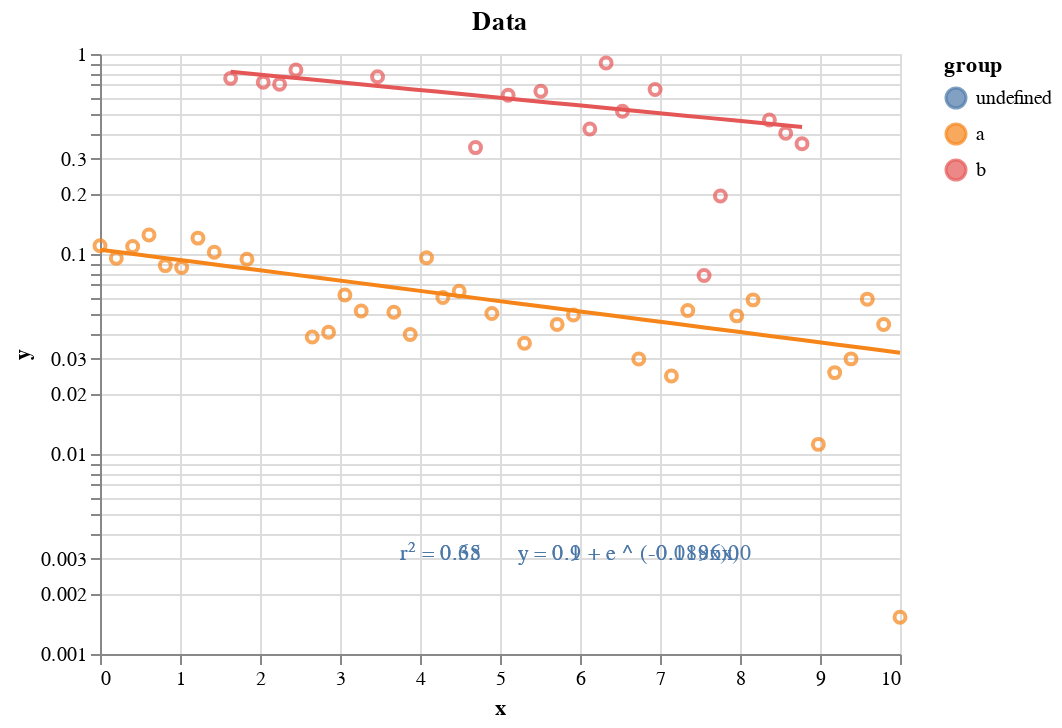

The cell this chart's notebook holds for it:
### Markdown cell above
## Typical Regression Example:

I cannot find the source for this example that I found on the web.

### Code cell
np.random.seed(42)
x = np.linspace(0, 10)
y = np.e ** (-0.1 *x)  + np.random.randn(len(x)) / 5
group = np.random.choice(['a','b'],len(x))

df = pd.DataFrame({'x': x, 'y': y, 'group': group})
df.loc[df.group == 'a', 'y'] *= 0.1 


chart = alt.Chart(df).mark_point().encode(
    x='x',
    y= alt.Y('y',scale = alt.Scale(type= 'log')),
    color='group'

).properties(
    title="Data",
)


Reg_Line = chart.transform_regression('x', 'y',
                                      method="exp",
                                      groupby=["group"]
).mark_line()

Reg_Params = chart.transform_regression('x', 'y',
                                     method="exp",
                                     groupby=["group"],
                                     params=True   
).mark_text(align='left', lineBreak='\n'
).encode(
    x=alt.value(150),  # pixels from left
    y=alt.value(250),  # pixels from top
    text='params:N'
).transform_calculate(
    params='"r² = " + round(datum.rSquared * 100)/100 + \
    "      y = " + round(datum.coef[0] * 10)/10 + " + e ^ (" + \
    round(datum.coef[1] * 10000)/10000 + "x" + ")" + \n + " "')

chart + Reg_Line + Reg_Params

### Figure 1 — Vega-Lite specification as saved in the notebook (floating-point values rounded to 4 significant figures)
{"config": {"view": {"continuousWidth": 400, "continuousHeight": 300}}, "layer": [{"mark": "point", "encoding": {"color": {"type": "nominal", "field": "group"}, "x": {"type": "quantitative", "field": "x"}, "y": {"type": "quantitative", "field": "y", "scale": {"type": "log"}}}, "title": "Data"}, {"mark": "line", "encoding": {"color": {"type": "nominal", "field": "group"}, "x": {"type": "quantitative", "field": "x"}, "y": {"type": "quantitative", "field": "y", "scale": {"type": "log"}}}, "title": "Data", "transform": [{"on": "x", "regression": "y", "groupby": ["group"], "method": "exp"}]}, {"mark": {"type": "text", "align": "left", "lineBreak": "\n"}, "encoding": {"color": {"type": "nominal", "field": "group"}, "text": {"type": "nominal", "field": "params"}, "x": {"value": 150}, "y": {"value": 250}}, "title": "Data", "transform": [{"on": "x", "regression": "y", "groupby": ["group"], "method": "exp", "params": true}, {"calculate": "\"r² = \" + round(datum.rSquared * 100)/100 +     \"      y = \" + round(datum.coef[0] * 10)/10 + \" + e ^ (\" +     round(datum.coef[1] * 10000)/10000 + \"x\" + \")\" + \n + \" \"", "as": "params"}]}], "data": {"name": "data-8752f46a263d2a9b66090becab753a84"}, "$schema": "https://vega.github.io/schema/vega-lite/v4.8.1.json", "datasets": {"data-8752f46a263d2a9b66090becab753a84": [{"x": 0.0, "y": 0.1099, "group": "a"}, {"x": 0.2041, "y": 0.09521, "group": "a"}, {"x": 0.4082, "y": 0.109, "group": "a"}, {"x": 0.6122, "y": 0.1245, "group": "a"}, {"x": 0.8163, "y": 0.08748, "group": "a"}, {"x": 1.02, "y": 0.08562, "group": "a"}, {"x": 1.224, "y": 0.1201, "group": "a"}, {"x": 1.429, "y": 0.102, "group": "a"}, {"x": 1.633, "y": 0.7555, "group": "b"}, {"x": 1.837, "y": 0.09407, "group": "a"}, {"x": 2.041, "y": 0.7227, "group": "b"}, {"x": 2.245, "y": 0.7058, "group": "b"}, {"x": 2.449, "y": 0.8312, "group": "b"}, {"x": 2.653, "y": 0.03843, "group": "a"}, {"x": 2.857, "y": 0.04065, "group": "a"}, {"x": 3.061, "y": 0.06238, "group": "a"}, {"x": 3.265, "y": 0.05189, "group": "a"}, {"x": 3.469, "y": 0.7697, "group": "b"}, {"x": 3.673, "y": 0.0511, "group": "a"}, {"x": 3.878, "y": 0.03961, "group": "a"}, {"x": 4.082, "y": 0.0958, "group": "a"}, {"x": 4.286, "y": 0.06063, "group": "a"}, {"x": 4.49, "y": 0.06518, "group": "a"}, {"x": 4.694, "y": 0.3404, "group": "b"}, {"x": 4.898, "y": 0.05039, "group": "a"}, {"x": 5.102, "y": 0.6226, "group": "b"}, {"x": 5.306, "y": 0.0358, "group": "a"}, {"x": 5.51, "y": 0.6515, "group": "b"}, {"x": 5.714, "y": 0.04446, "group": "a"}, {"x": 5.918, "y": 0.0495, "group": "a"}, {"x": 6.122, "y": 0.4218, "group": "b"}, {"x": 6.327, "y": 0.9016, "group": "b"}, {"x": 6.531, "y": 0.5178, "group": "b"}, {"x": 6.735, "y": 0.02984, "group": "a"}, {"x": 6.939, "y": 0.6641, "group": "b"}, {"x": 7.143, "y": 0.02454, "group": "a"}, {"x": 7.347, "y": 0.05214, "group": "a"}, {"x": 7.551, "y": 0.07803, "group": "b"}, {"x": 7.755, "y": 0.1948, "group": "b"}, {"x": 7.959, "y": 0.04905, "group": "a"}, {"x": 8.163, "y": 0.05897, "group": "a"}, {"x": 8.367, "y": 0.4674, "group": "b"}, {"x": 8.571, "y": 0.4012, "group": "b"}, {"x": 8.776, "y": 0.3556, "group": "b"}, {"x": 8.98, "y": 0.01117, "group": "a"}, {"x": 9.184, "y": 0.02552, "group": "a"}, {"x": 9.388, "y": 0.0299, "group": "a"}, {"x": 9.592, "y": 0.05946, "group": "a"}, {"x": 9.796, "y": 0.04442, "group": "a"}, {"x": 10.0, "y": 0.001527, "group": "a"}]}}
